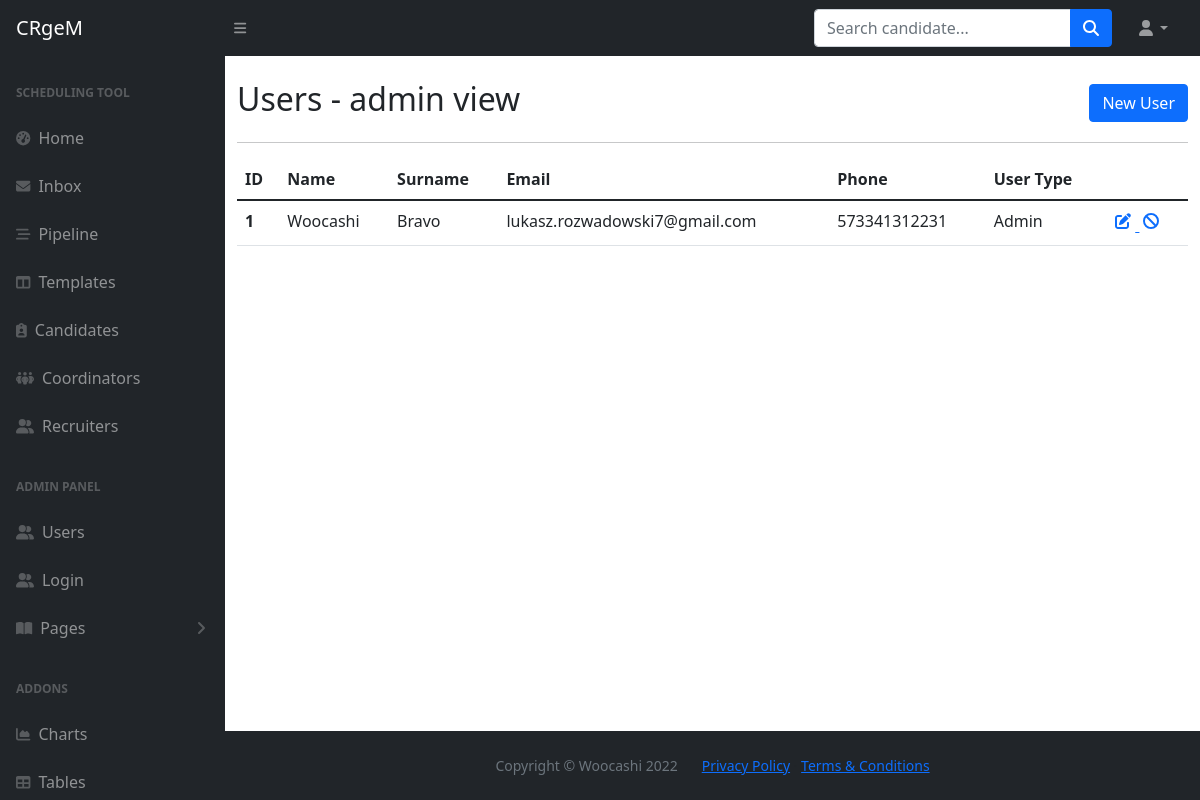
/users, run on an earlier commit of the app's database.
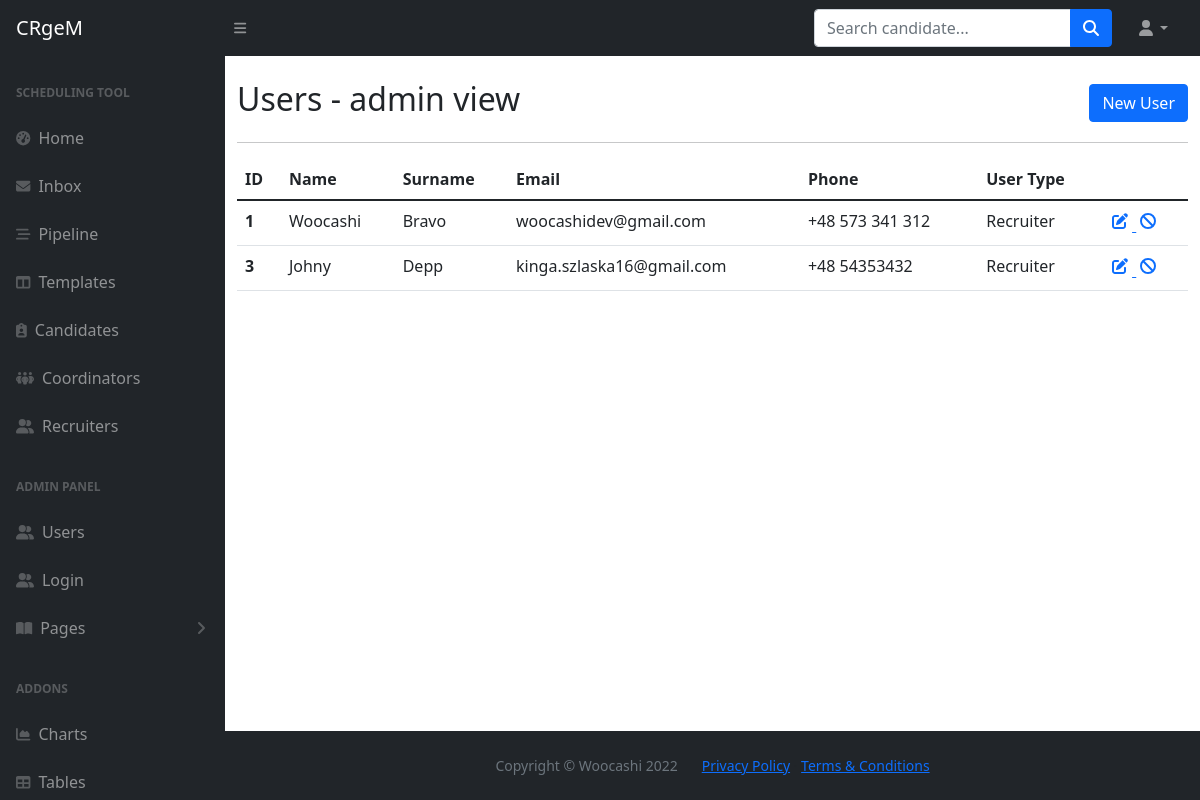
And on a later commit of the database.
### main.py (models this page shows)
class User(db.Model, UserMixin, Base):
    __tablename__="users"
    id = db.Column(db.Integer, primary_key=True)
    first_name = db.Column(db.String, nullable=False)
    last_name = db.Column(db.String, nullable=False)
    full_name = db.Column(db.String, nullable=False)
    email = db.Column(db.String, nullable=False, unique=True)
    phone = db.Column(db.String, nullable=False)
    type = db.Column(db.String, nullable=False)
    password = db.Column(db.String, nullable=False)
    interviews = relationship("Interview", back_populates="created_by")
    templates = relationship("Template", back_populates="created_by")
    candidates = relationship("Candidate", back_populates="created_by")
    tasks_sent = relationship("Task", primaryjoin="User.id==Task.sender_id", back_populates="from_user")
    tasks_received = relationship("Task", primaryjoin="User.id==Task.recipient_id", back_populates="to_user")

### main.py (the view)
@app.route('/users')
def users():
    users = db.session.query(User).all()
    return render_template('users.html', users=users)

### templates/users.html
{% import "bootstrap/wtf.html" as wtf %}
{% include 'header.html' %}
	<main>
		<div class="container mt-4">
			<div class="row d-flex align-items-center">
				<div class="col-lg-6">
					<h2>Users - admin view</h2>
				</div>
				<div class="col-lg-6 d-flex justify-content-end">
					<a class="btn btn-primary" href="{{url_for('user_new', form=form)}}">New User</a>
				</div>
			</div>
			<hr>
			{% if users|length == 0 %}
			<p>There are no users registered in this CRM environment</p>
			{% else %}
			<table class="table">
				  <thead>
				    <tr>
				      <th scope="col">ID</th>
				      <th scope="col">Name</th>
				      <th scope="col">Surname</th>
				      <th scope="col">Email</th>
					    <th scope="col">Phone</th>
					    <th scope="col">User Type</th>
				    </tr>
				  </thead>
				  <tbody>
				  {% for user in users %}
				    <tr>
				      <th scope="row">{{user.id}}</th>
				      <td>{{user.first_name}}</td>
				      <td>{{user.last_name}}</td>
				      <td>{{user.email}}</td>
					    <td>{{user.phone}}</td>
					    <td>{{user.type}}</td>
					    <td>
						    <a href="{{url_for('user_edit', user_id=user.id, form=form)}}">
							    <i class="fa-solid fa-pen-to-square p-1" title="edit user"></i>
						    <a href="{{url_for('user_delete', user_id=user.id)}}">
						        <i class="fa-solid fa-ban p-1" title="delete user"></i>
					        </a>
					    </td>
				    </tr>
				  {% endfor %}
				  </tbody>
				</table>
			{% endif %}
		</div>
	</main>
{% include 'footer.html' %}

### templates/header.html (shortened to what this page needs)
<!DOCTYPE html>
<html lang="en">
    <head>
        <link href="https://cdn.jsdelivr.net/npm/simple-datatables@latest/dist/style.css" rel="stylesheet" />
        <link href="{{ url_for('static', filename='css/styles.css') }}" rel="stylesheet" />
    </head>
    <body class="sb-nav-fixed">
        <nav class="sb-topnav navbar navbar-expand navbar-dark bg-dark">
            <a class="navbar-brand ps-3" href="{{ url_for('home') }}">CRgeM</a>
            <button class="btn btn-link btn-sm order-1 order-lg-0 me-4 me-lg-0" id="sidebarToggle" href="#!"><i class="fas fa-bars"></i></button>
            <form class="d-none d-md-inline-block form-inline ms-auto me-0 me-md-3 my-2 my-md-0">
                <div class="input-group">
                    <input class="form-control" type="text" placeholder="Search candidate..." aria-label="Search for..." aria-describedby="btnNavbarSearch" />
                    <button class="btn btn-primary" id="btnNavbarSearch" type="button"><i class="fas fa-search"></i></button>
                </div>
            </form>
            <ul class="navbar-nav ms-auto ms-md-0 me-3 me-lg-4">
                <li class="nav-item dropdown">
                    <a class="nav-link dropdown-toggle" id="navbarDropdown" href="#" role="button" data-bs-toggle="dropdown" aria-expanded="false"><i class="fas fa-user fa-fw"></i></a>
                </li>
            </ul>
        </nav>
        <div id="layoutSidenav">
            <div id="layoutSidenav_nav">
                <nav class="sb-sidenav accordion sb-sidenav-dark" id="sidenavAccordion">
                    <div class="sb-sidenav-menu">
                        <div class="nav">
                            <div class="sb-sidenav-menu-heading">Scheduling tool</div>
                            <a class="nav-link" href={{url_for('home')}}>
                                <div class="sb-nav-link-icon"><i class="fas fa-tachometer-alt"></i></div>
                                Home
                            <a class="nav-link" href="#">
                                <div class="sb-nav-link-icon"><i class="fa-solid fa-envelope"></i></div>
                                Inbox
                            </a>
                            <a class="nav-link" href={{url_for('pipeline')}}>
                                <div class="sb-nav-link-icon"><i class="fa-solid fa-bars-staggered"></i></div>
                                Pipeline
                            </a>
                            <a class="nav-link" href={{url_for('templates')}}>
                                <div class="sb-nav-link-icon"><i class="fas fa-columns"></i></div>
                                Templates
                            </a>
                            <a class="nav-link" href={{url_for('candidates')}}>
                                <div class="sb-nav-link-icon me-2"><i class="fa-solid fa-clipboard-user"></i></div>
                                Candidates
                            </a>
                            <a class="nav-link" href='#'>
                                <div class="sb-nav-link-icon"><i class="fa-solid fa-people-group"></i></div>
                                Coordinators
                            </a>
                            <a class="nav-link" href="#">
                                <div class="sb-nav-link-icon"><i class="fa-solid fa-user-group"></i></div>
                                Recruiters
                            </a>
                            <div class="sb-sidenav-menu-heading">ADMIN PANEL</div>
                            <a class="nav-link" href="{{url_for('users')}}">
                                <div class="sb-nav-link-icon"><i class="fa-solid fa-user-group"></i></div>
                                Users
                            </a>
                            <a class="nav-link" href="{{url_for('login')}}">
                                <div class="sb-nav-link-icon"><i class="fa-solid fa-user-group"></i></div>
                                Login
                            </a>
                            <a class="nav-link collapsed" href="#" data-bs-toggle="collapse" data-bs-target="#collapsePages" aria-expanded="false" aria-controls="collapsePages">
                                <div class="sb-nav-link-icon"><i class="fas fa-book-open"></i></div>
                                Pages
                                <div class="sb-sidenav-collapse-arrow"><i class="fas fa-angle-down"></i></div>
                            </a>
                            <div class="sb-sidenav-menu-heading">Addons</div>
                            <a class="nav-link" href="charts.html">
                                <div class="sb-nav-link-icon"><i class="fas fa-chart-area"></i></div>
                                Charts
                            </a>
                            <a class="nav-link" href="tables.html">
                                <div class="sb-nav-link-icon"><i class="fas fa-table"></i></div>
                                Tables
                            </a>
                        </div>
                    </div>
                </nav>
            </div>
            <div id="layoutSidenav_content">

### templates/footer.html (shortened to what this page needs)
<footer class="py-4 bg-dark mt-auto">
                    <div class="container-fluid px-4">
                        <div class="d-flex align-items-center justify-content-center small">
                            <div class="text-muted me-4">Copyright &copy; Woocashi 2022</div>
                            <div>
                                <a href="#">Privacy Policy</a>
                                &middot;
                                <a href="#">Terms &amp; Conditions</a>
                            </div>
                        </div>
                    </div>
                </footer>
            </div>
        </div>
    </body>
</html>

What changed in the data, as far as the page shows it:
changed User "Woocashi": email "lukasz.rozwadowski7@gmail.com" → "woocashidev@gmail.com"; phone "573341312231" → "+48 573 341 312"; type "Admin" → "Recruiter"
added User: id "3", first_name "Johny", last_name "Depp", email "kinga.szlaska16@gmail.com", phone "+48 54353432", type "Recruiter"
